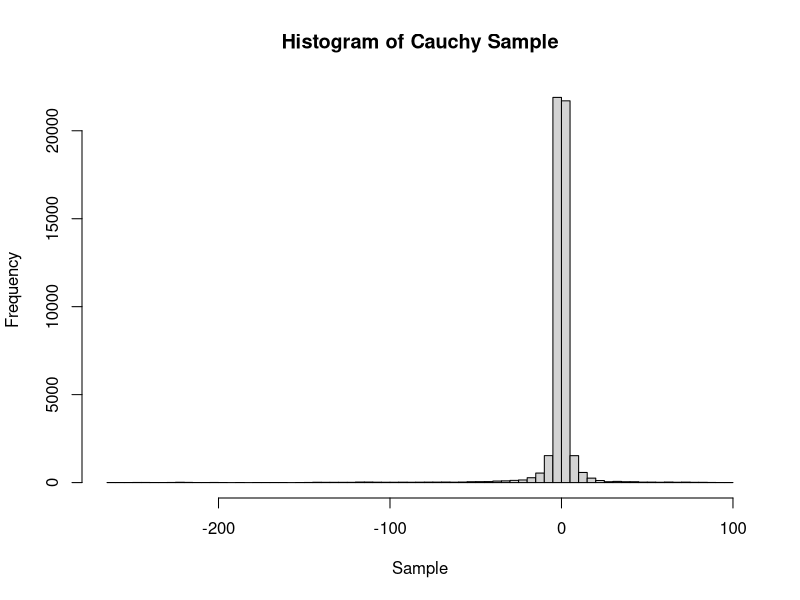
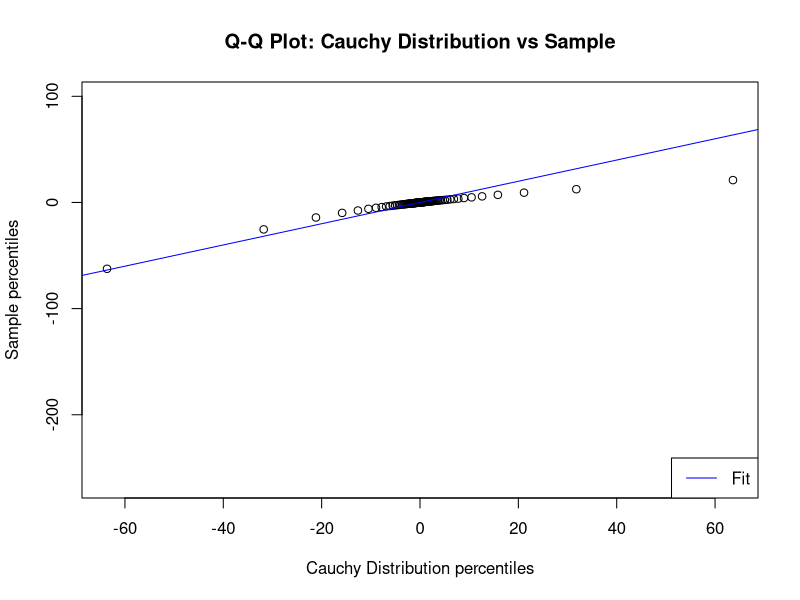

Generate these figures, in order, with R:
set.seed(318)
theta <- 2
eta <- 0
n_iterations <- 50000
cauchy_density <- function(x, theta, eta){
  return(1/((theta*pi)*(1+(x-eta)^2)))
}
metropolis_cauchy <- function(n_iterations, theta, eta) {
  current_sample <- numeric(n_iterations)
  current_sample[1] <- rnorm(1, mean = eta, sd = 10)  
  
  for (i in 2:n_iterations) {
    proposal_sample <- rnorm(1, mean = current_sample[i - 1], sd = 10)
    acceptance_ratio <- cauchy_density(proposal_sample, theta, eta) / 
      cauchy_density(current_sample[i - 1], theta, eta)
    
    if (runif(1) < acceptance_ratio) {
      current_sample[i] <- proposal_sample
    } else {
      current_sample[i] <- current_sample[i - 1]
    }
  }
  
  return (current_sample)
}

sample_cauchy <- metropolis_cauchy(n_iterations, theta, eta)

hist(sample_cauchy, breaks = 100, main = "Histogram of Cauchy Sample", xlab = "Sample", ylab = "Frequency")

sample_percen <- quantile(sample_cauchy, probs = seq(0, 1, by = 0.01))
cauchy_percen <- qcauchy(seq(0, 1, by = 0.01), location = eta, scale = theta)
plot(cauchy_percen, sample_percen, 
     xlab = "Cauchy Distribution percentiles",
     ylab = "Sample percentiles",
     main = "Q-Q Plot: Cauchy Distribution vs Sample")
abline(0, 1, col = "blue")
legend("bottomright", legend = "Fit", col = "blue", lty = 1)